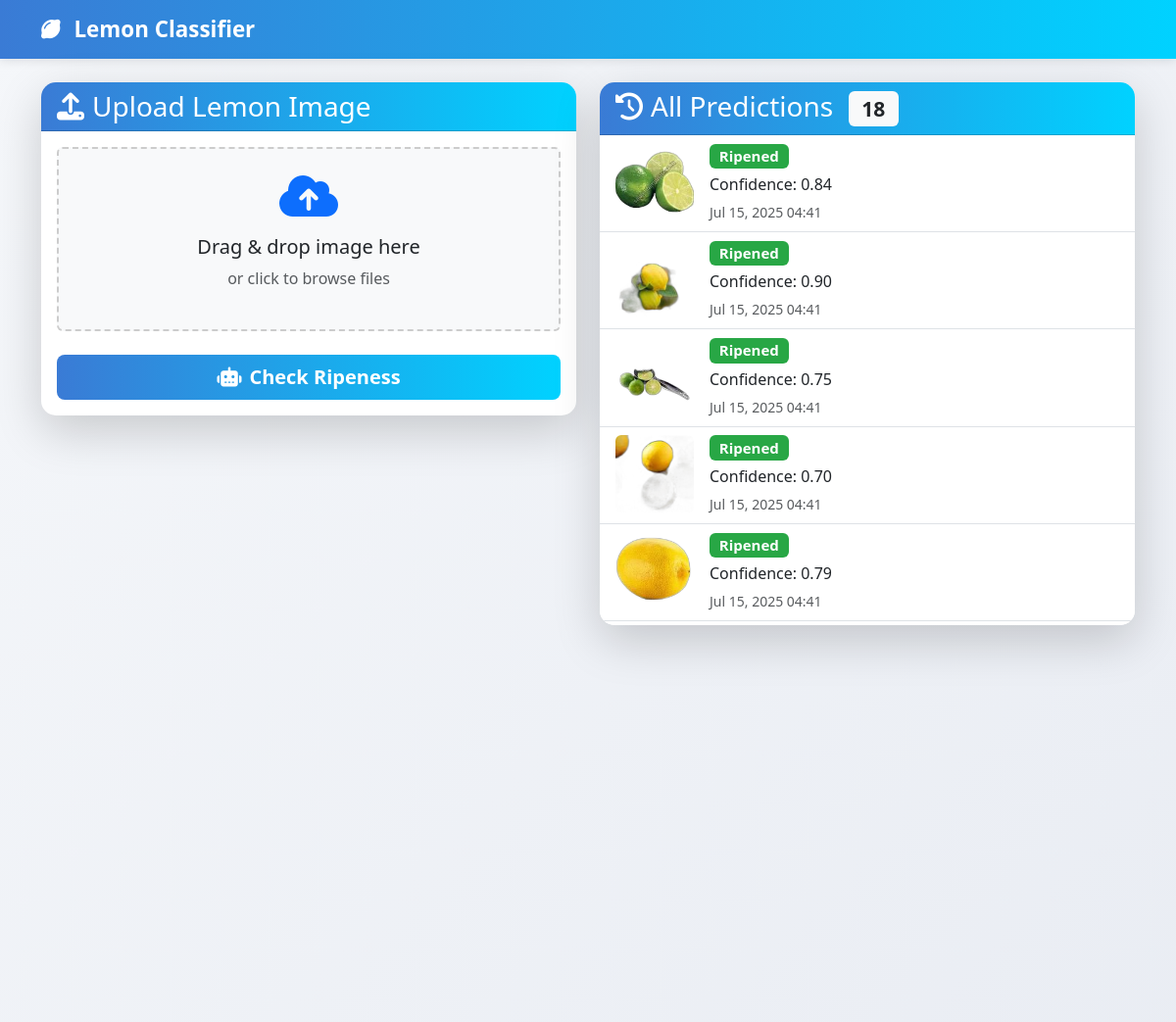
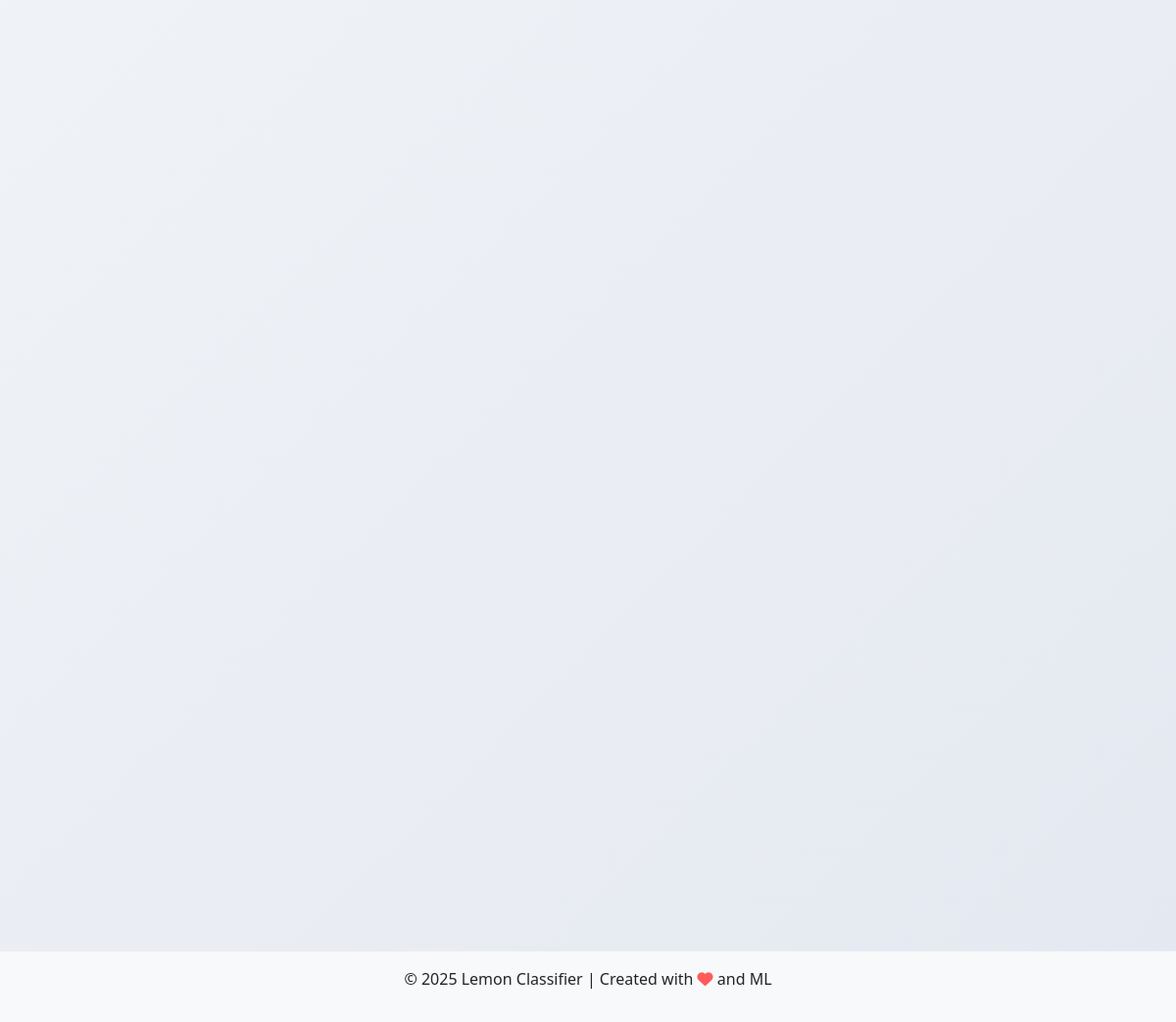
The page / on the database its author committed (2 pictures, top to bottom).
### classifier_app/models.py (models this page shows, shortened)
class LemonImage(models.Model):
    image = models.ImageField(upload_to='uploads/')
    prediction = models.CharField(max_length=20, blank=True)
    confidence = models.FloatField(default=0.0)
    uploaded_at = models.DateTimeField(auto_now_add=True)

### classifier_app/views.py (the view)
# urls.py: path('', views.home, name='home'),
def home(request):
    form = LemonImageForm()
    recent_predictions = LemonImage.objects.all().order_by('-uploaded_at')
    return render(request, 'home.html', {'form': form, 'recent_predictions': recent_predictions})

### templates/home.html (shortened to what this page needs)
{% extends 'base.html' %}
{% block content %}
<div class="row">
    <div class="col-lg-6 mb-4">
        <div class="card shadow-lg border-0">
            <div class="card-header bg-primary text-white">
                <h3 class="mb-0">
                    <i class="fas fa-upload me-2"></i>Upload Lemon Image
                </h3>
            </div>
            <div class="card-body">
                <form method="post" action="{% url 'predict' %}" enctype="multipart/form-data" class="upload-form">
                    <div class="mb-4 text-center">
                        <div class="upload-area p-4 border rounded text-center">
                            <i class="fas fa-cloud-upload-alt fa-3x text-primary mb-3"></i>
                            <h5>Drag & drop image here</h5>
                            <p class="text-muted">or click to browse files</p>
                        </div>
                    </div>
                    <div class="d-grid">
                        <button type="submit" class="btn btn-primary btn-lg">
                            <i class="fas fa-robot me-2"></i>Check Ripeness
                        </button>
                    </div>
                </form>
            </div>
        </div>
    </div>
    <div class="col-lg-6">
        <div class="card shadow-lg border-0">
            <div class="card-header bg-secondary text-white">
                <h3 class="mb-0">
                    <i class="fas fa-history me-2"></i>All Predictions
                    {% if recent_predictions %}
                        <span class="badge bg-light text-dark ms-2">{{ recent_predictions|length }}</span>
                    {% endif %}
                </h3>
            </div>
            <div class="card-body p-0" style="max-height: 500px; overflow-y: auto;">
                {% if recent_predictions %}
                    <div class="list-group list-group-flush">
                        {% for prediction in recent_predictions %}
                            <div class="list-group-item">
                                <div class="d-flex">
                                    <div class="flex-shrink-0">
                                        <img src="{{ prediction.image.url }}" class="rounded" alt="Lemon Image" width="80" height="80" style="object-fit: cover;">
                                    </div>
                                    <div class="flex-grow-1 ms-3">
                                        <h5 class="mb-1">
                                            <span class="badge bg-{% if prediction.prediction == 'Ripened' %}success{% else %}warning{% endif %}">
                                                {{ prediction.prediction }}
                                            </span>
                                        </h5>
                                        <p class="mb-1">Confidence: {{ prediction.confidence|floatformat:2 }}</p>
                                        <small class="text-muted">{{ prediction.uploaded_at|date:"M d, Y H:i" }}</small>
                                    </div>
                                </div>
                            </div>
                        {% endfor %}
                    </div>
                {% else %}
                    <div class="text-center p-4">
                        <i class="fas fa-info-circle fa-2x text-muted mb-3"></i>
                        <p>No predictions yet. Upload an image to get started!</p>
                    </div>
                {% endif %}
            </div>
        </div>
    </div>
</div>
{% endblock %}

### templates/base.html (shortened to what this page needs)
<!DOCTYPE html>
<html lang="en">
<head>
    <link href="https://cdn.jsdelivr.net/npm/bootstrap@5.3.0/dist/css/bootstrap.min.css" rel="stylesheet">
    <link rel="stylesheet" href="https://cdnjs.cloudflare.com/ajax/libs/font-awesome/6.4.0/css/all.min.css">
    <link rel="stylesheet" href="/static/css/style.css">
</head>
<body>
    <nav class="navbar navbar-expand-lg navbar-dark bg-primary">
        <div class="container">
            <a class="navbar-brand" href="/">
                <i class="fas fa-lemon me-2"></i>
                Lemon Classifier
            </a>
        </div>
    </nav>
    <main class="container mt-4">
        {% block content %}{% endblock %}
    </main>
    <footer class="footer mt-5">
        <div class="container text-center py-3">
            <p>© 2025 Lemon Classifier | Created with <i class="fas fa-heart"></i> and ML</p>
        </div>
    </footer>
</body>
</html>

### static/css/style.css (style rules this page uses)
body { font-family: 'Segoe UI', Tahoma, Geneva, Verdana, sans-serif; background: linear-gradient(135deg, #f5f7fa 0%, #e4e8f0 100%); min-height: 100vh; display: flex; flex-direction: column; }
main { flex-grow: 1; }
.navbar { background: linear-gradient(90deg, #3a7bd5, #00d2ff); box-shadow: 0 2px 10px rgba(0,0,0,0.1); }
.navbar-brand { font-weight: bold; font-size: 1.4rem; }
.card { border-radius: 15px; overflow: hidden; transition: transform 0.3s; }
.card-header { background: linear-gradient(90deg, #3a7bd5, #00d2ff); font-weight: bold; }
.upload-area { background-color: #f8f9fa; border: 2px dashed #ccc !important; cursor: pointer; transition: all 0.3s; }
.upload-form .upload-area { position: relative; }
.btn-primary { background: linear-gradient(90deg, #3a7bd5, #00d2ff); border: none; font-weight: 600; }
.footer { background-color: #f8f9fa; border-top: 1px solid #e9ecef; margin-top: auto; }
.fa-heart { color: #ff5b5b; }
.card, .btn { transition: all 0.3s ease; }
.badge.bg-success { background-color: #28a745 !important; }

### rows shown on the page
LemonImage: image (picture), prediction "Ripened", confidence "0.84", uploaded_at "Jul 15, 2025 04:41"
LemonImage: image (picture), prediction "Ripened", confidence "0.90", uploaded_at "Jul 15, 2025 04:41"
LemonImage: image (picture), prediction "Ripened", confidence "0.75", uploaded_at "Jul 15, 2025 04:41"
LemonImage: image (picture), prediction "Ripened", confidence "0.70", uploaded_at "Jul 15, 2025 04:41"
LemonImage: image (picture), prediction "Ripened", confidence "0.79", uploaded_at "Jul 15, 2025 04:41"

### other values the page prints
{{ recent_predictions|length }} "18"
